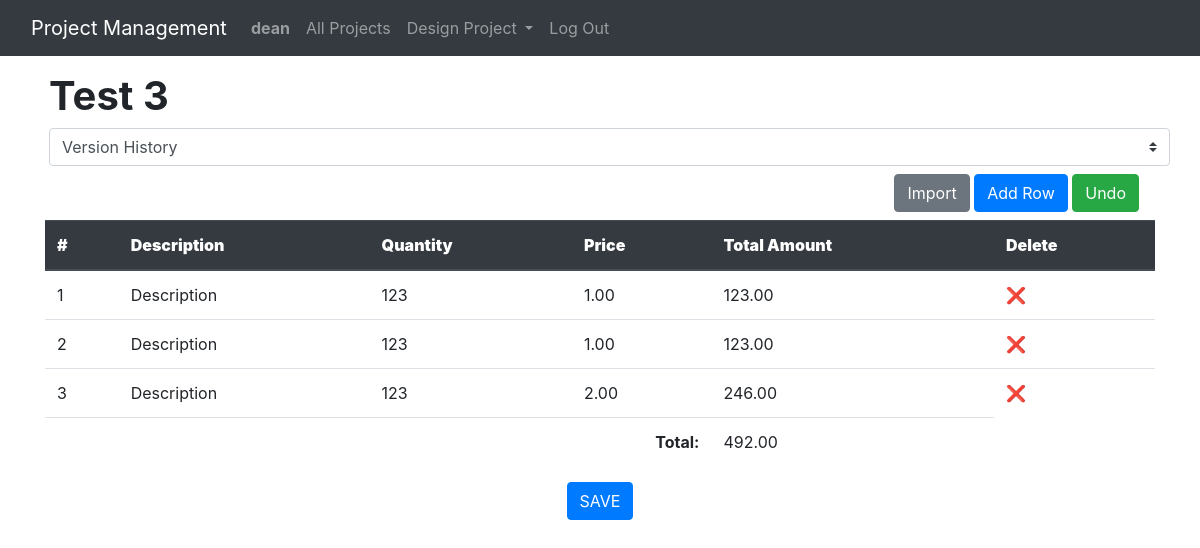
The page /project/3 (signed in) on the database as committed earlier.
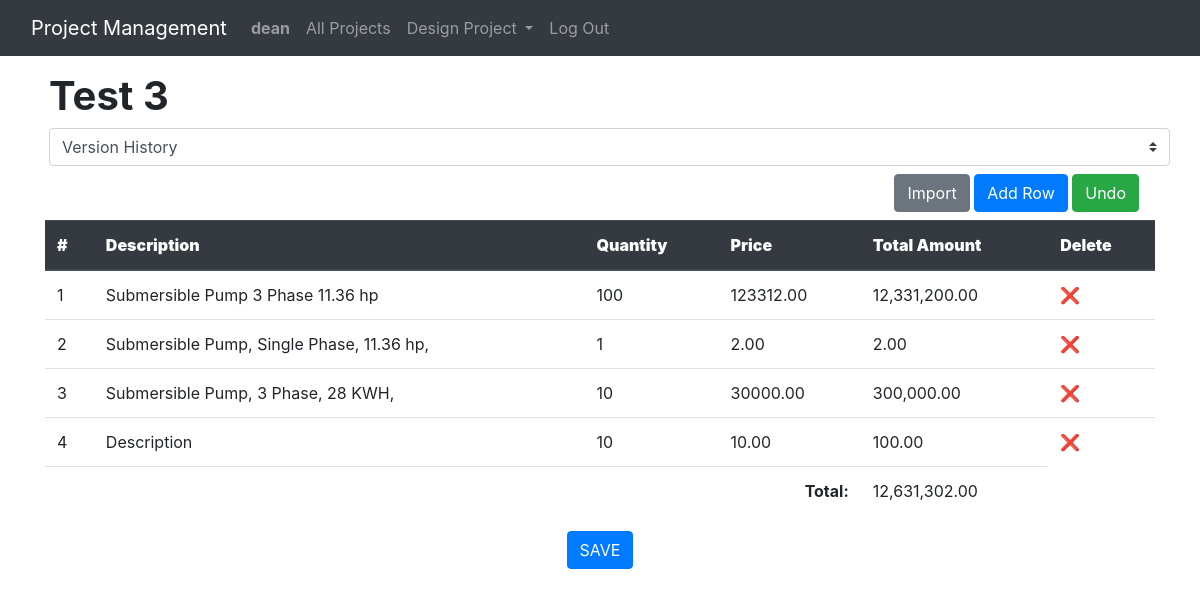
The same page on the database as committed later.
### engineering/models.py (models this page shows, shortened)
class Project(models.Model):
    proj_name = models.CharField(max_length=300)
    def __str__(self):
        return f'{self.proj_name}'

class ProjectDetails(models.Model):
    ver = models.ForeignKey(Version, on_delete=models.CASCADE, related_name="vers_details")
    description = models.CharField(max_length=300)
    quantity = models.IntegerField()
    price = models.DecimalField(max_digits=9, decimal_places=2)

### engineering/views.py (the view)
# urls.py: path("project/<int:id>", views.project, name="project"),
def project(request, id):
    if request.method == "GET":
        projectName = get_object_or_404(Project, pk=id)
        latest_version = Version.objects.filter(proj_id=id).order_by('-version').first()
        projDetails = ProjectDetails.objects.filter(ver=latest_version)
        versions = Version.objects.filter(proj_id=id).order_by('-version')
        total_amount_sum = 0
        for detail in projDetails:
            detail.total_price = detail.price * detail.quantity
            total_amount_sum += detail.total_price
        designDetails = Pump.objects.filter(project=id)
        return render(request, "engineering/project.html", {
            "projDetails": projDetails,
            "projectName": projectName,
            "total_amount_sum": total_amount_sum,
            "version": latest_version,
            "versions": versions,
            "designDetails": designDetails,
        })

### engineering/templates/engineering/project.html (shortened to what this page needs)
{% extends "engineering/layout.html" %}
{% load humanize %}
{% load static %}
{% block body %}
    <div class='container'>
        <div class="row justify-content-between mt-3 ml-1">
            <h1><strong>{{ projectName }}</strong></h1>
            <select class="custom-select" id="versionDropdown">
                <option selected>Version History</option>
            </select>
        </div>
            <div class="column text-right my-2 mr-3">
                <button type="button" class="btn btn-secondary" data-bs-toggle="modal" data-bs-target="#importModal" >
                    Import
                  </button>
                <button class="btn btn-primary" onclick="addRow()">Add Row</button>
                <button class="btn btn-success" onclick="undoDelete()">Undo</button>
            </div>
        <table class="table" id="projectTable">
            <thead class="thead-dark">
            <tr>
                <th><strong>#</strong></th>
                <th><strong>Description</strong></th>
                <th><strong>Quantity</strong></th>
                <th><strong>Price</strong></th>
                <th><strong>Total Amount</strong></th>
                <th><strong>Delete</strong></th>
            </tr>
            </thead>
            {% if projDetails %}
            <tbody>
                {% for detail in projDetails %}
                <tr>
                    <td>{{ forloop.counter }}</td>
                    <td><div contenteditable="true">{{ detail.description }}</div></td>
                    <td><div contenteditable="true" oninput="updateRowTotal(this)">{{ detail.quantity }}</div></td>
                    <td><div contenteditable="true" oninput="updateRowTotal(this)">{{ detail.price }}</div></td>
                    <td><div contenteditable="false">{{ detail.total_price|floatformat:"2"|intcomma }}</div></td>
                    <td><span onclick="deleteRow(this)" class="delete-icon">&#10060;</span></td>
                </tr>
                {% endfor %}
            </tbody>
            <tfoot>
                <tr>
                    <td colspan="4" align="right"><strong>Total:</strong></td>
                    <td id="totalAmount">{{ total_amount_sum|floatformat:"2"|intcomma }}</td>
                </tr>
            </tfoot>
        </table>
        {% endif %}
        <div class="text-center">
        <button class="btn btn-primary" id="saveTable">SAVE</button>
        </div>
    </div>
{% endblock %}

### engineering/templates/engineering/layout.html (shortened to what this page needs)
{% load static %}
<!DOCTYPE html>
<html lang="en">
    <head>
        <link rel="stylesheet" href="https://stackpath.bootstrapcdn.com/bootstrap/4.4.1/css/bootstrap.min.css">
        <link href="{% static 'engineering/styles.css' %}" rel="stylesheet">
        <link rel="stylesheet" href="https://cdnjs.cloudflare.com/ajax/libs/font-awesome/4.7.0/css/font-awesome.min.css">
    </head>
    <body>
        <nav  class="navbar navbar-expand-lg navbar-dark bg-dark">
          <div class="container-fluid">
            <a class="navbar-brand" href="#">Project Management</a>
            <div class="collapse navbar-collapse" id="navbarNav">
              <ul class="navbar-nav mr-auto">
                {% if user.is_authenticated %}
                    <li class="nav-item">
                        <a class="nav-link" href="#"><strong>{{ user.username }}</strong></a>
                    </li>
                <li class="nav-item">
                  <a class="nav-link" href="{% url 'index' %}">All Projects</a>
                </li>
                <li class="nav-item dropdown">
                    <a class="nav-link dropdown-toggle" href="#" id="navbarDropdownMenuLink" data-toggle="dropdown" aria-haspopup="true" aria-expanded="false">
                      Design Project
                    </a>
                  </li>
                    <li class="nav-item">
                        <a class="nav-link" href="{% url 'logout' %}">Log Out</a>
                    </li>
                {% endif %}
              </ul>
            </div>
          </div>
        </nav>
        <div class="body">
          {% if user.is_authenticated %}
            {% block body %}
            {% endblock %}
            {% endif %}
          </div>
    </body>
</html>

### engineering/static/engineering/styles.css (style rules this page uses)
* { margin: 0; padding: 0; box-sizing: border-box; }
.delete-icon { cursor: pointer; }

Rows that differ between the two databases and show on the page:
no longer on this page (row unchanged): ProjectDetails: description "Description", quantity "123", price "1.00", total_price "123.00"
no longer on this page (row unchanged): ProjectDetails: description "Description", quantity "123", price "1.00", total_price "123.00"
no longer on this page (row unchanged): ProjectDetails: description "Description", quantity "123", price "2.00", total_price "246.00"
added ProjectDetails: description "Submersible Pump 3 Phase 11.36 hp", quantity "100", price "123312.00", total_price "12,331,200.00"
added ProjectDetails: description "Submersible Pump, Single Phase, 11.36 hp,", quantity "1", price "2.00", total_price "2.00"
added ProjectDetails: description "Submersible Pump, 3 Phase, 28 KWH,", quantity "10", price "30000.00", total_price "300,000.00"
added ProjectDetails: description "Description", quantity "10", price "10.00", total_price "100.00"
Other text that changed with them:
{{ total_amount_sum|floatformat:"2"|intcomma }}: "492.00" → "12,631,302.00"
